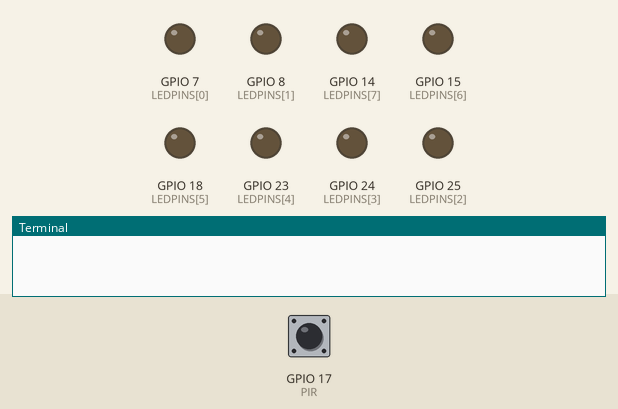
The program below on a simulated Raspberry Pi (BCM pin numbers). Shown: output pins drawn as LEDs (lit = HIGH), the last lines printed to the terminal. Inputs (shaded band) come from the test bench; at power-on: GPIO 17 (PIR) LOW.

Above: at 1.2 s.
1.3 s: GPIO 17 (PIR) driven HIGH
At 2.2 s:
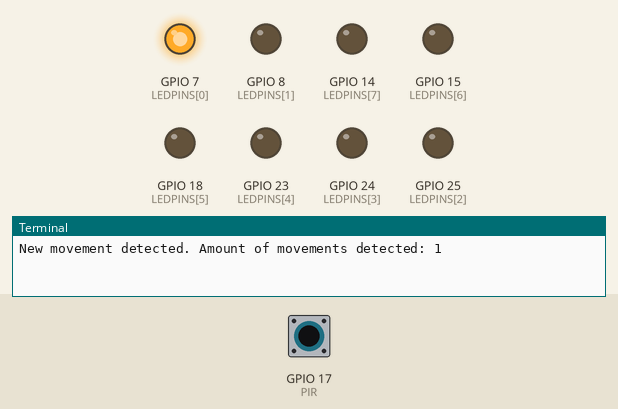
2.8 s: GPIO 17 (PIR) pulsed LOW 5 times (0.12 s each, 0.3 s apart)
At 5.1 s:
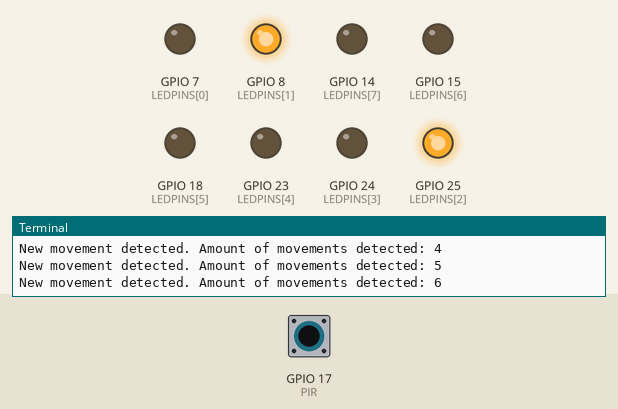
5.8 s: GPIO 17 (PIR) pulsed LOW 2 times (0.12 s each, 0.3 s apart)
At 6.7 s:
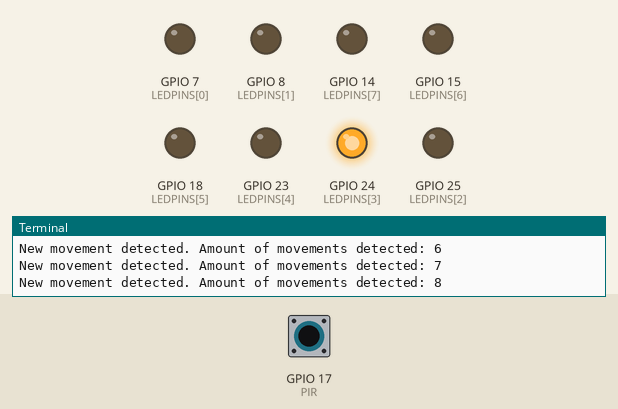
Timing chart, 0 to 8.8 s (numbered marks = the images above; inputs shaded):
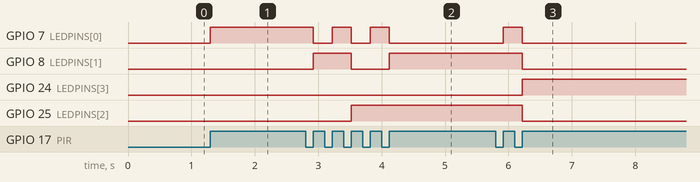

Measured:
- after the input at 1.3 s, GPIO 7 (LEDPINS[0]): LOW → HIGH at once
- after the input at 2.8 s, GPIO 7 (LEDPINS[0]): alternates HIGH for 0.30 s and LOW for 0.30 s, 5 changes in all, then stays LOW, starting after 0.12 s; GPIO 8 (LEDPINS[1]): LOW → HIGH after 0.12 s, → LOW 0.60 s later, → HIGH 0.60 s later; GPIO 25 (LEDPINS[2]): LOW → HIGH after 0.72 s
- after the input at 5.8 s, GPIO 7 (LEDPINS[0]): LOW → HIGH after 0.12 s, → LOW 0.30 s later; GPIO 8 (LEDPINS[1]), GPIO 25 (LEDPINS[2]): HIGH → LOW after 0.42 s; GPIO 24 (LEDPINS[3]): LOW → HIGH after 0.42 s

The program:

main.py
```python
import RPi.GPIO as GPIO
import signal

LEDPINS = [7, 8, 25, 24, 23, 18, 15, 14]
PIR = 17

GPIO.setmode(GPIO.BCM)
GPIO.setwarnings(False)

GPIO.setup(PIR, GPIO.IN)
for pin in LEDPINS:
    GPIO.setup(pin, GPIO.OUT)

# region Functions
def get_bit(value, bit_index):
    return value & (1 << bit_index)

def disableLEDs():
    for pin in LEDPINS:
        GPIO.output(pin, GPIO.LOW)

def lightLEDsAsBinaryFromNumber(number):
    disableLEDs()

    for i in range(len(LEDPINS)):
        bitval = get_bit(number, bit_index=i)
        if (bitval):
            GPIO.output(LEDPINS[i], GPIO.HIGH)
# endregion

count = 0

def pir_triggered(pin):
    global count

    pirval = GPIO.input(PIR)
    if (pirval):
        count += 1
        lightLEDsAsBinaryFromNumber(count)
        print("New movement detected. Amount of movements detected: " + str(count))

GPIO.add_event_detect(PIR, GPIO.BOTH, callback=pir_triggered)

disableLEDs()

signal.pause()
```
